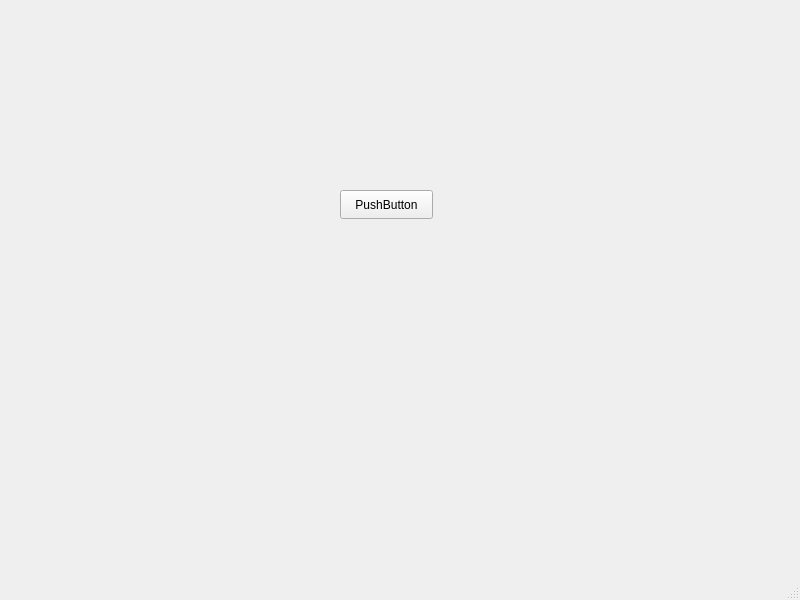
<?xml version="1.0" encoding="UTF-8"?>
<ui version="4.0">
 <class>MainWindow</class>
 <widget class="QMainWindow" name="MainWindow">
  <property name="geometry">
   <rect>
    <x>0</x>
    <y>0</y>
    <width>800</width>
    <height>600</height>
   </rect>
  </property>
  <property name="windowTitle">
   <string>MainWindow</string>
  </property>
  <widget class="QWidget" name="centralwidget">
   <widget class="QPushButton" name="SendButton">
    <property name="geometry">
     <rect>
      <x>340</x>
      <y>190</y>
      <width>93</width>
      <height>29</height>
     </rect>
    </property>
    <property name="text">
     <string>PushButton</string>
    </property>
   </widget>
  </widget>
  <widget class="QMenuBar" name="menubar">
   <property name="geometry">
    <rect>
     <x>0</x>
     <y>0</y>
     <width>800</width>
     <height>26</height>
    </rect>
   </property>
  </widget>
  <widget class="QStatusBar" name="statusbar"/>
 </widget>
 <resources/>
 <connections/>
</ui>
